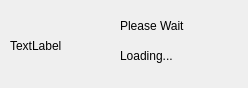
<?xml version="1.0" encoding="UTF-8"?>
<ui version="4.0">
 <class>LoadingSpinner</class>
 <widget class="QDialog" name="LoadingSpinner">
  <property name="geometry">
   <rect>
    <x>0</x>
    <y>0</y>
    <width>248</width>
    <height>88</height>
   </rect>
  </property>
  <property name="windowTitle">
   <string>Form</string>
  </property>
  <widget class="QLabel" name="labelspin">
   <property name="geometry">
    <rect>
     <x>10</x>
     <y>10</y>
     <width>81</width>
     <height>71</height>
    </rect>
   </property>
   <property name="text">
    <string>TextLabel</string>
   </property>
  </widget>
  <widget class="QLabel" name="label">
   <property name="geometry">
    <rect>
     <x>120</x>
     <y>10</y>
     <width>111</width>
     <height>31</height>
    </rect>
   </property>
   <property name="text">
    <string>Please Wait</string>
   </property>
  </widget>
  <widget class="QLabel" name="label_2">
   <property name="geometry">
    <rect>
     <x>120</x>
     <y>40</y>
     <width>111</width>
     <height>31</height>
    </rect>
   </property>
   <property name="text">
    <string>Loading...</string>
   </property>
  </widget>
 </widget>
 <resources/>
 <connections/>
</ui>
